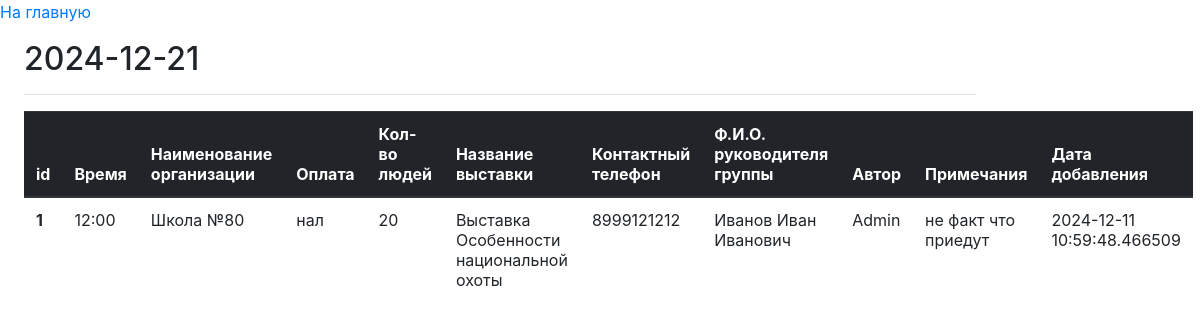
Page /2024-12-21 on the committed database.
### app.py (models this page shows, shortened)
class Goods(db.Model):
    __tablename__ = 'goods'
    goods_id = db.Column(name='goods_id', type_=db.Integer(), primary_key=True)
    time = db.Column(db.String(30), nullable=True)
    phone = db.Column(db.String(), nullable=True)
    size_id = db.Column(db.Integer(), nullable=True)
    category_id = db.Column(db.Integer(), nullable=True)
    date = db.Column(db.Integer(), nullable=True)
    peoples = db.Column(db.Integer(), nullable=True)
    orgname = db.Column(db.String(100), nullable=True)
    fio = db.Column(db.String(), nullable=True)
    autor = db.Column(db.String, nullable=False)
    description = db.Column(db.String(), nullable=True)
    created_on = db.Column(db.DateTime(), default=datetime.utcnow)

class Size(db.Model):
    size_id = db.Column(db.Integer, primary_key=True)
    size_name = db.Column(db.String(60), nullable=False)
    created_on = db.Column(db.DateTime(), default=datetime.utcnow)

class Category(db.Model):
    category_id = db.Column(db.Integer, primary_key=True)
    category_name = db.Column(db.String(60), nullable=False)
    created_on = db.Column(db.DateTime(), default=datetime.utcnow)

### app.py (the view)
@app.route('/<string:date>')
def show_goods(date):
    goods = Goods.query.filter_by(date=date).all()
    sizes = {}
    categories = {}
    for size in Size.query.order_by(desc(Size.created_on)).all():
        sizes.update({size.size_id: size.size_name})
    for category in Category.query.order_by(desc(Category.created_on)).all():
        categories.update({category.category_id: category.category_name})
    return render_template('goodcard_noadmin.html', goods=goods, sizes=sizes, categories=categories,date=date)

### templates/goodcard_noadmin.html (shortened to what this page needs)
{% block content %}
        <a href="/">На главную</a>
        <link rel="stylesheet" href="https://maxcdn.bootstrapcdn.com/bootstrap/4.0.0/css/bootstrap.min.css">
        <main class="col-md-9 ms-sm-auto col-lg-10 px-md-4">
            <div class="d-flex justify-content-between flex-wrap flex-md-nowrap align-items-center pt-3 pb-2 mb-3 border-bottom">
                <h1 class="h2">{{ date }}</h1>
            </div>
            <table class="table">
              <thead class="thead-dark">
                <tr>
                  <th scope="col">id</th>
                  <th scope="col">Время</th>
                  <th scope="col">Наименование организации</th>
                  <th scope="col">Оплата</th>
                  <th scope="col">Кол-во людей</th>
                  <th scope="col">Название выставки</th>
                  <th scope="col">Контактный телефон</th>
                  <th scope="col">Ф.И.О. руководителя группы</th>
                  <th scope="col">Автор</th>
                  <th scope="col">Примечания</th>
                  <th scope="col">Дата добавления</th>
                </tr>
              </thead>
              <tbody>
                {% for good in goods %}
                    <tr>
                      <th scope="row">{{ good.goods_id }}</th>
                      <td>{{ good.time }}</td>
                      <td>{{ good.orgname }}</td>
                      <td>{{ sizes.get(good.size_id) }}</td>
                      <td>{{ good.peoples }}</td>
                      <td>{{ categories.get(good.category_id) }}</td>
                      <td>{{ good.phone }}</td>
                      <td>{{ good.fio }}</td>
                      <td>{{ good.autor }}</td>
                      <td>{{ good.description }}</td>
                      <td>{{ good.created_on }}</td>
                    </tr>
                {% endfor %}
              </tbody>
            </table>
{% endblock %}

### rows in the picture
Goods: goods_id "1", time "12:00", orgname "Школа №80", peoples "20", phone "8999121212", fio "Иванов Иван Иванович", autor "Admin", description "не факт что приедут", created_on "2024-12-11 10:59:48.466509"
Size: get "нал"
Category: get "Выставка Особенности национальной охоты"

### other values in the picture
{{ date }} "2024-12-21"
